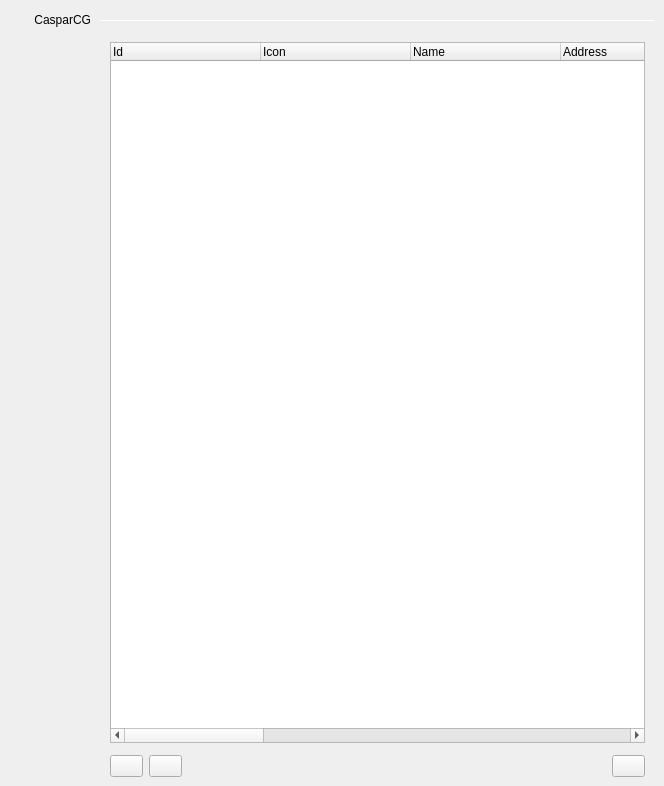
   <widget class="QWidget" name="tabDevices">
    <attribute name="title">
     <string>Servers</string>
    </attribute>
    <widget class="QTreeWidget" name="treeWidgetDevice">
     <property name="geometry">
      <rect>
       <x>110</x>
       <y>42</y>
       <width>535</width>
       <height>701</height>
      </rect>
     </property>
     <property name="rootIsDecorated">
      <bool>false</bool>
     </property>
     <property name="uniformRowHeights">
      <bool>true</bool>
     </property>
     <attribute name="headerDefaultSectionSize">
      <number>150</number>
     </attribute>
     <attribute name="headerShowSortIndicator" stdset="0">
      <bool>false</bool>
     </attribute>
     <column>
      <property name="text">
       <string>Id</string>
      </property>
     </column>
     <column>
      <property name="text">
       <string>Icon</string>
      </property>
     </column>
     <column>
      <property name="text">
       <string>Name</string>
      </property>
     </column>
     <column>
      <property name="text">
       <string>Address</string>
      </property>
     </column>
     <column>
      <property name="text">
       <string>Port</string>
      </property>
     </column>
     <column>
      <property name="text">
       <string>Description</string>
      </property>
     </column>
     <column>
      <property name="text">
       <string>Username</string>
      </property>
     </column>
     <column>
      <property name="text">
       <string>Password</string>
      </property>
     </column>
     <column>
      <property name="text">
       <string>Version</string>
      </property>
     </column>
     <column>
      <property name="text">
       <string>Shadow</string>
      </property>
     </column>
     <column>
      <property name="text">
       <string>Channels</string>
      </property>
     </column>
     <column>
      <property name="text">
       <string>Channel Formats</string>
      </property>
     </column>
     <column>
      <property name="text">
       <string>Preview Channel</string>
      </property>
     </column>
    </widget>
    <widget class="QToolButton" name="toolButtonRemoveDevice">
     <property name="geometry">
      <rect>
       <x>149</x>
       <y>755</y>
       <width>33</width>
       <height>22</height>
      </rect>
     </property>
     <property name="minimumSize">
      <size>
       <width>33</width>
       <height>22</height>
      </size>
     </property>
     <property name="font">
      <font>
       <weight>75</weight>
       <bold>true</bold>
      </font>
     </property>
     <property name="toolTip">
      <string>Remove CasparCG Server</string>
     </property>
    </widget>
    <widget class="QToolButton" name="toolButtonAddDevice">
     <property name="geometry">
      <rect>
       <x>110</x>
       <y>755</y>
       <width>33</width>
       <height>22</height>
      </rect>
     </property>
     <property name="minimumSize">
      <size>
       <width>33</width>
       <height>22</height>
      </size>
     </property>
     <property name="font">
      <font>
       <weight>75</weight>
       <bold>true</bold>
      </font>
     </property>
     <property name="toolTip">
      <string>Add CasparCG Server</string>
     </property>
    </widget>
    <widget class="Line" name="lineCasparCG">
     <property name="geometry">
      <rect>
       <x>100</x>
       <y>20</y>
       <width>555</width>
       <height>1</height>
      </rect>
     </property>
     <property name="orientation">
      <enum>Qt::Horizontal</enum>
     </property>
    </widget>
    <widget class="QLabel" name="labelCasparCG">
     <property name="geometry">
      <rect>
       <x>10</x>
       <y>12</y>
       <width>81</width>
       <height>16</height>
      </rect>
     </property>
     <property name="text">
      <string>CasparCG</string>
     </property>
     <property name="alignment">
      <set>Qt::AlignRight|Qt::AlignTrailing|Qt::AlignVCenter</set>
     </property>
    </widget>
    <widget class="QToolButton" name="toolButtonImportDevice">
     <property name="geometry">
      <rect>
       <x>612</x>
       <y>755</y>
       <width>33</width>
       <height>22</height>
      </rect>
     </property>
     <property name="minimumSize">
      <size>
       <width>33</width>
       <height>22</height>
      </size>
     </property>
     <property name="font">
      <font>
       <weight>75</weight>
       <bold>true</bold>
      </font>
     </property>
     <property name="toolTip">
      <string>Import CasparCG Servers</string>
     </property>
    </widget>
   </widget>
